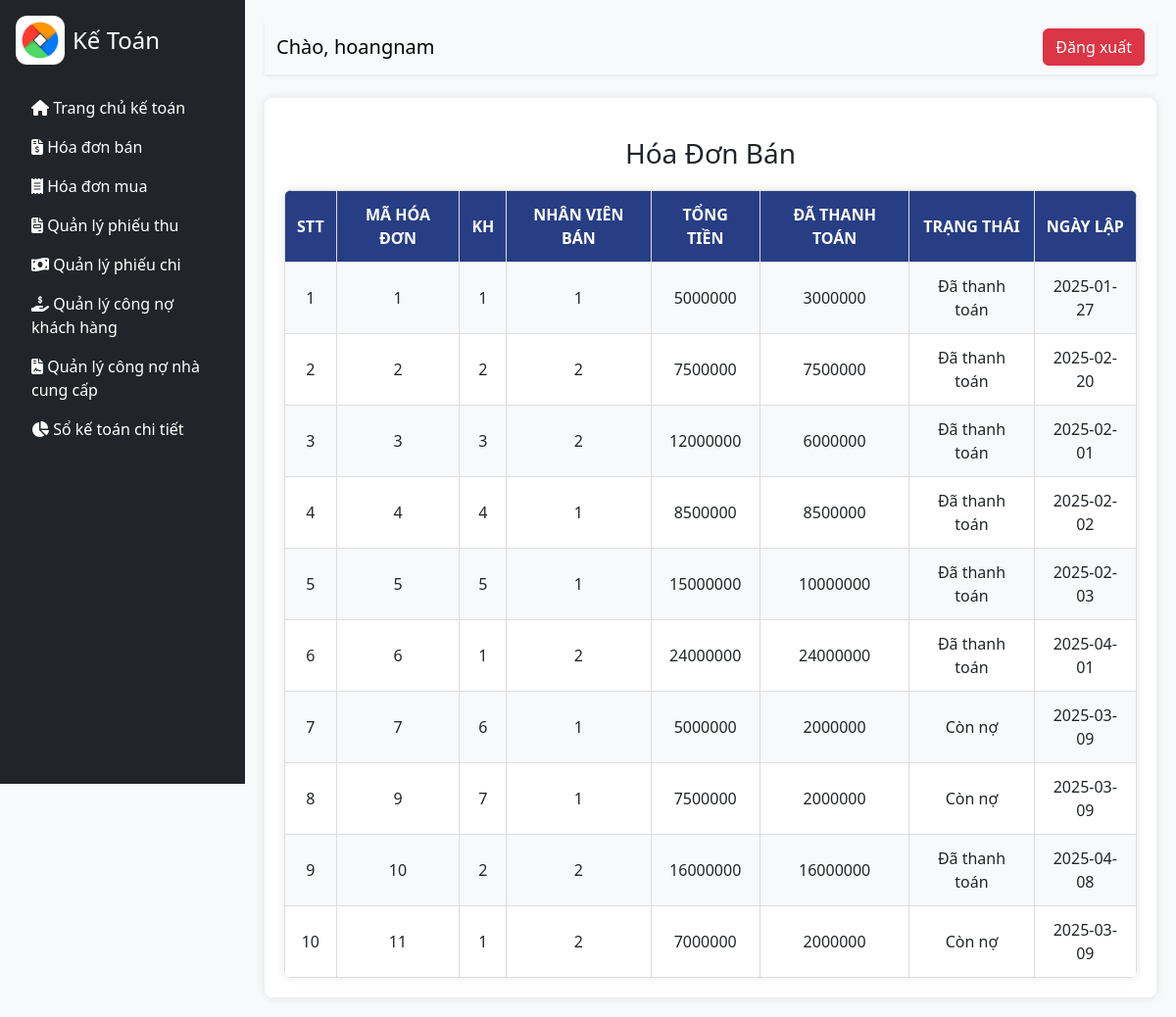
/index.php?act=hdban (signed in), run on the app's committed database.
### tables this page shows
CREATE TABLE `hoa_don_ban` (
  `HDB_ID` int(11) NOT NULL,
  `NV_ID` int(11) NOT NULL,
  `KH_ID` int(11) NOT NULL,
  `HDB_TONGTIEN` decimal(15,0) NOT NULL,
  `HDB_DATHANHTOAN` decimal(15,0) NOT NULL,
  `HDB_LYDOTHU` varchar(100) NOT NULL,
  `HDB_TRANGTHAI` varchar(30) NOT NULL,
  `HDB_MOTA` varchar(100) DEFAULT NULL,
  `HDB_NGAYLAP` date NOT NULL
);

### model/doanhthu.php (called while the page is built, shortened)
<?php
function get_hoadon_ban(){
    $conn = ketnoidb();
    $sql = "SELECT * FROM hoa_don_ban";
    $stmt = $conn->prepare($sql);
    $stmt->execute();
    $stmt->setFetchMode(PDO::FETCH_ASSOC);
    $kq = $stmt->fetchAll();
    return $kq;
}
?>

### ketoan/hdban.php (the view, shortened to what this page needs)
<!DOCTYPE html>
<html lang="en">
<head>
    <link rel="stylesheet" href="view/CSS/ketoan.css">
    <link href="https://cdn.jsdelivr.net/npm/bootstrap@5.3.3/dist/css/bootstrap.min.css" rel="stylesheet">
    <link rel="stylesheet" href="https://cdnjs.cloudflare.com/ajax/libs/font-awesome/6.5.1/css/all.min.css">
</head>
<body>
     <div class="d-flex" id="wrapper">
        <div class="bg-dark text-white p-3" id="sidebar">
            <div class="d-flex align-items-center">
                <img src="images/logo.png" alt="Logo" class="img-fluid me-2" style="max-height: 50px;">
                <h4 class="mb-0">Kế Toán</h4>
            </div>
            <ul class="nav flex-column">
                <br>
                <li class="nav-item"><a href="index.php?act=ketoan" class="nav-link text-white"><i class="fas fa-home"></i> Trang chủ kế toán</a></li>
                <li class="nav-item"><a href="index.php?act=hdban" class="nav-link text-white"><i class="fas fa-file-invoice-dollar"></i> Hóa đơn bán</a></li>
                <li class="nav-item"><a href="index.php?act=hdmua" class="nav-link text-white"><i class="fas fa-receipt"></i> Hóa đơn mua</a></li>
                <li class="nav-item"><a href="index.php?act=dsphieuthu" class="nav-link text-white"><i class="fas fa-file-invoice"></i> Quản lý phiếu thu</a></li>
                <li class="nav-item"><a href="index.php?act=dsphieuchi" class="nav-link text-white"><i class="fas fa-money-bill-wave"></i> Quản lý phiếu chi</a></li>
                <li class="nav-item"><a href="index.php?act=CusDebt" class="nav-link text-white"><i class="fas fa-hand-holding-usd"></i> Quản lý công nợ khách hàng</a></li>
                <li class="nav-item"><a href="index.php?act=debttosupplier" class="nav-link text-white"><i class="fas fa-file-contract"></i> Quản lý công nợ nhà cung cấp</a></li>
                <li class="nav-item"><a href="index.php?act=soketoan" class="nav-link text-white"><i class="fas fa-chart-pie"></i> Sổ kế toán chi tiết</a></li>
            </ul>
        </div>
        <div id="page-content" class="w-100">
            <nav class="navbar navbar-expand-lg navbar-light bg-light shadow-sm">
                <div class="container-fluid">
                    <span class="navbar-brand">Chào, <?php echo $_SESSION['username']; ?></span>
                    <div class="out">
                        <a href="index.php?act=thoat"><button class="btn btn-danger" onclick="logout()">Đăng xuất</button></a>
                    </div>
                </div>
            </nav>
            <div class="container mt-4">
                <h3>Hóa Đơn Bán</h3>
                <table class="category-table">
                    <tr>
                        <th>STT</th>
                        <th>Mã hóa đơn</th>
                        <th>KH</th>
                        <th>Nhân viên bán</th>
                        <th>Tổng tiền</th>
                        <th>Đã thanh toán</th>
                        <th>Trạng thái</th>
                        <th>Ngày lập</th>
                    </tr>
                    <?php
                                if(isset($hdb) && (count($hdb) > 0)){
                                    $i=1;
                                    foreach ($hdb as $ds) {
                                        echo '<tr>
                                                <td>'.$i.'</td>
                                                <td>'.$ds['HDB_ID'].'</td>
                                                <td>'.$ds['KH_ID'].'</td>
                                                <td>'.$ds['NV_ID'].'</td>
                                                <td>'.$ds['HDB_TONGTIEN'].'</td>
                                                <td>'.$ds['HDB_DATHANHTOAN'].'</td>
                                                <td>'.$ds['HDB_TRANGTHAI'].'</td>
                                                <td>'.$ds['HDB_NGAYLAP'].'</td>
                                            </tr>';
                                            $i++;
                                    }
                                }
                                ?>
                </table>
            </div>
        </div>
    </div>
</body>
</html>

### index.php (shortened to what this page needs)
<?php
   include "model/doanhthu.php";
if(isset($_GET['act'])){
    $act=$_GET['act'];
switch ($act) {
    case 'hdban':
        $hdb = get_hoadon_ban();
        include "ketoan/hdban.php";
        break;
}
} else{
     include "view/header.php";
     include "view/home.php";
     include "view/footer.php";
}
?>

### view/CSS/ketoan.css (style rules this page uses)
body { font-family: Arial, sans-serif; }
#wrapper { display: flex; }
#sidebar { width: 250px; height: 100vh; position: fixed; }
#page-content { margin-left: 250px; padding: 20px; width: 100%; }

### ketoan/hdban.php (style rules this page uses)
body { background-color: #f8f9fa; }
.nav-link { transition: background-color 0.3s ease, color 0.3s ease; }
.container { max-width: 100%; background: white; padding: 20px; border-radius: 8px; margin-top: 20px; box-shadow: 0 0 10px rgba(0, 0, 0, 0.1); }
h3 { margin-top: 20px; margin-bottom: 20px; text-align: center; }
.category-table { width: 100%; border-collapse: collapse; background: #fff; box-shadow: 0px 0px 10px rgba(0, 0, 0, 0.1); border-radius: 8px; overflow: hidden; }
.category-table th, .category-table td { padding: 12px; text-align: center; border: 1px solid #ddd; }
.category-table th { background:rgb(39, 62, 133); color: white; font-weight: bold; text-transform: uppercase; }
.category-table tr:nth-child(even) { background: #f8f9fa; }

### data on the page
hoa_don_ban: HDB_ID "1", KH_ID "1", NV_ID "1", HDB_TONGTIEN "5000000", HDB_DATHANHTOAN "3000000", HDB_TRANGTHAI "Đã thanh toán", HDB_NGAYLAP "2025-01-27"
hoa_don_ban: HDB_ID "2", KH_ID "2", NV_ID "2", HDB_TONGTIEN "7500000", HDB_DATHANHTOAN "7500000", HDB_TRANGTHAI "Đã thanh toán", HDB_NGAYLAP "2025-02-20"
hoa_don_ban: HDB_ID "3", KH_ID "3", NV_ID "2", HDB_TONGTIEN "12000000", HDB_DATHANHTOAN "6000000", HDB_TRANGTHAI "Đã thanh toán", HDB_NGAYLAP "2025-02-01"
hoa_don_ban: HDB_ID "4", KH_ID "4", NV_ID "1", HDB_TONGTIEN "8500000", HDB_DATHANHTOAN "8500000", HDB_TRANGTHAI "Đã thanh toán", HDB_NGAYLAP "2025-02-02"
hoa_don_ban: HDB_ID "5", KH_ID "5", NV_ID "1", HDB_TONGTIEN "15000000", HDB_DATHANHTOAN "10000000", HDB_TRANGTHAI "Đã thanh toán", HDB_NGAYLAP "2025-02-03"
hoa_don_ban: HDB_ID "6", KH_ID "1", NV_ID "2", HDB_TONGTIEN "24000000", HDB_DATHANHTOAN "24000000", HDB_TRANGTHAI "Đã thanh toán", HDB_NGAYLAP "2025-04-01"
hoa_don_ban: HDB_ID "7", KH_ID "6", NV_ID "1", HDB_TONGTIEN "5000000", HDB_DATHANHTOAN "2000000", HDB_TRANGTHAI "Còn nợ", HDB_NGAYLAP "2025-03-09"
hoa_don_ban: HDB_ID "9", KH_ID "7", NV_ID "1", HDB_TONGTIEN "7500000", HDB_DATHANHTOAN "2000000", HDB_TRANGTHAI "Còn nợ", HDB_NGAYLAP "2025-03-09"
hoa_don_ban: HDB_ID "10", KH_ID "2", NV_ID "2", HDB_TONGTIEN "16000000", HDB_DATHANHTOAN "16000000", HDB_TRANGTHAI "Đã thanh toán", HDB_NGAYLAP "2025-04-08"
hoa_don_ban: HDB_ID "11", KH_ID "1", NV_ID "2", HDB_TONGTIEN "7000000", HDB_DATHANHTOAN "2000000", HDB_TRANGTHAI "Còn nợ", HDB_NGAYLAP "2025-03-09"

### other printed values
$_SESSION['username'] "hoangnam"
